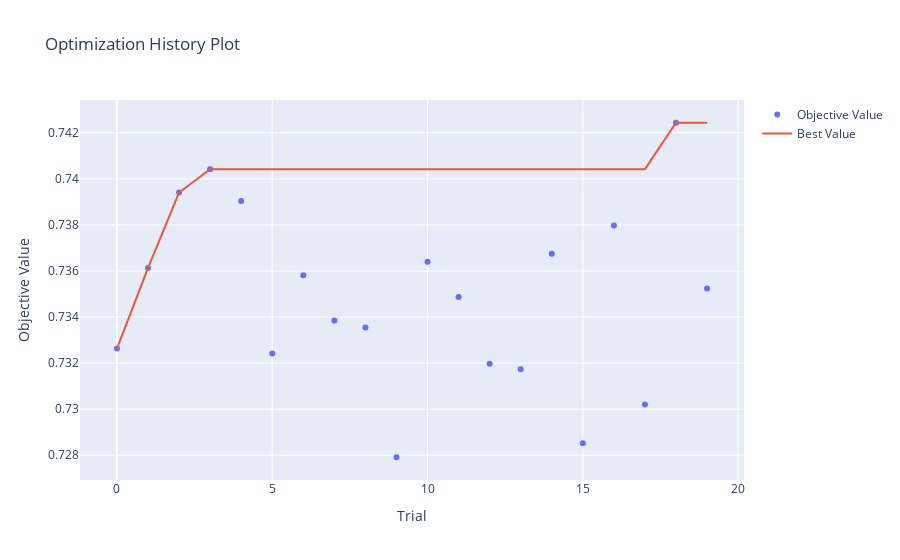
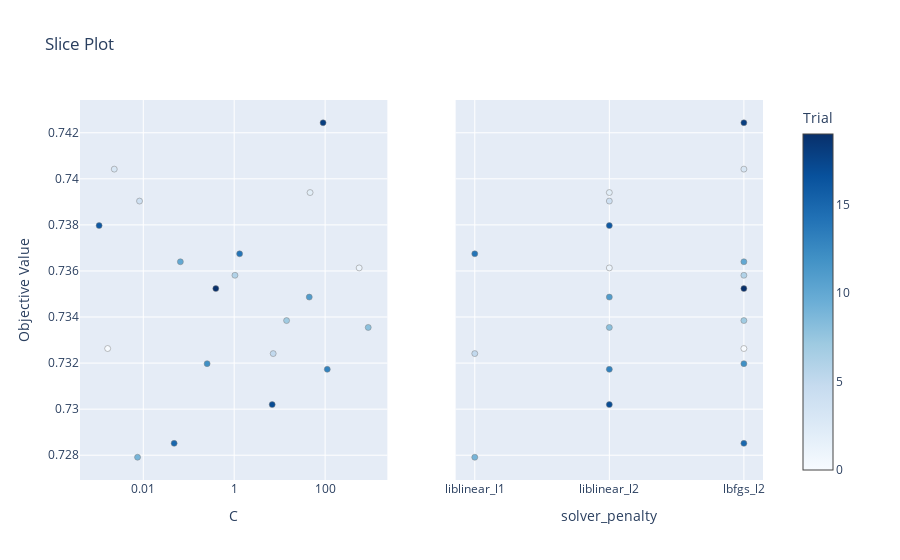
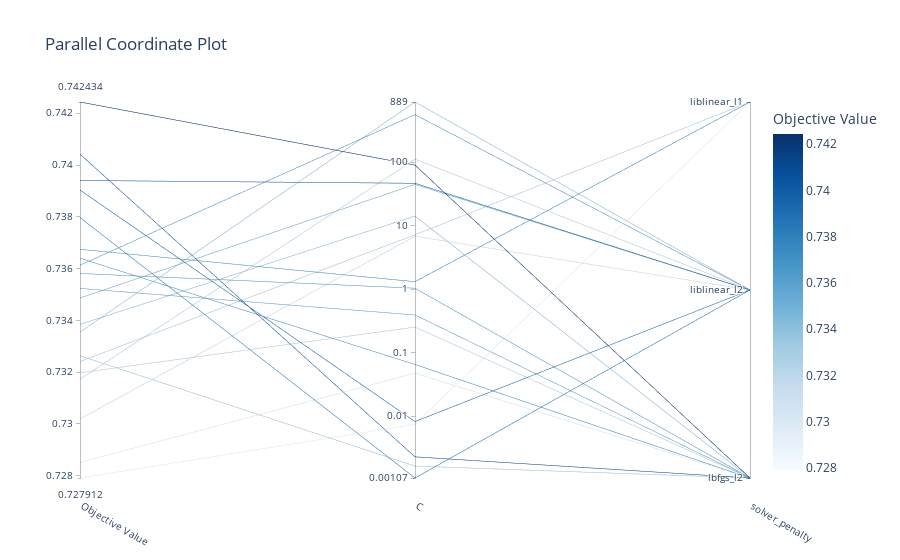
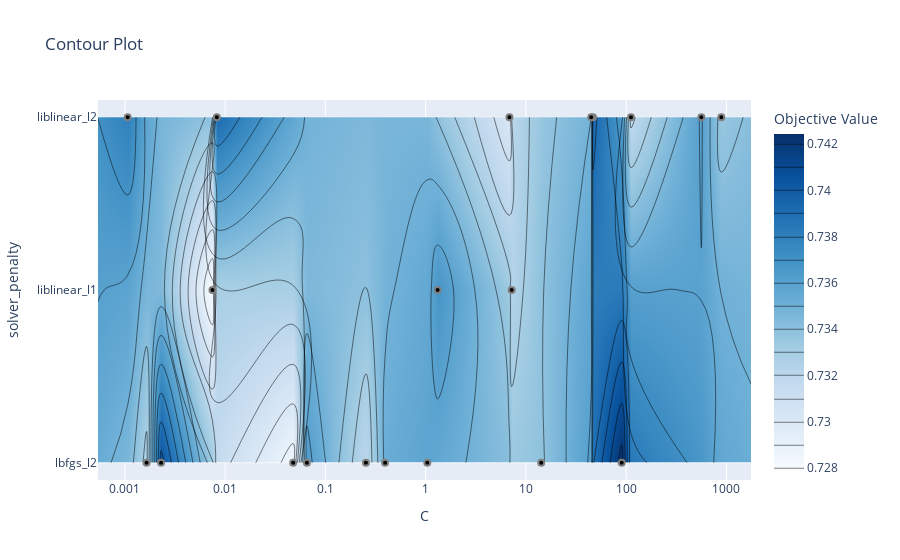

These figures' notebook cell, in order:
### Code cell
# Exibe os melhores resultados e parâmetros para cada modelo
for model_name in best_studies:
    print(f"Best F1 for {model_name}: {best_f1[model_name]}")
    print(f"Best Parameters for {model_name}: {best_params[model_name]}")

    print(f"Plots for model: {model_name}")
    fig_opt_history = plot_optimization_history(best_studies[model_name])
    fig_opt_history.show()

    fig_slice = plot_slice(best_studies[model_name])
    fig_slice.show()

    fig_parallel = plot_parallel_coordinate(best_studies[model_name])
    fig_parallel.show()

    fig_contour = plot_contour(best_studies[model_name])
    fig_contour.show()

    fig_param_importances = plot_param_importances(best_studies[model_name])
    fig_param_importances.show()

### Figure 1 — Plotly figure (JSON) as saved in the notebook; plotly's stock layout.template omitted (floating-point values rounded to 4 significant figures)
{"data": [{"mode": "markers", "name": "Objective Value", "type": "scatter", "x": [0, 1, 2, 3, 4, 5, 6, 7, 8, 9, 10, 11, 12, 13, 14, 15, 16, 17, 18, 19], "y": [0.7326, 0.7361, 0.7394, 0.7404, 0.739, 0.7324, 0.7358, 0.7338, 0.7335, 0.7279, 0.7364, 0.7349, 0.732, 0.7317, 0.7367, 0.7285, 0.738, 0.7302, 0.7424, 0.7352]}, {"mode": "lines", "name": "Best Value", "type": "scatter", "x": [0, 1, 2, 3, 4, 5, 6, 7, 8, 9, 10, 11, 12, 13, 14, 15, 16, 17, 18, 19], "y": [0.7326, 0.7361, 0.7394, 0.7404, 0.7404, 0.7404, 0.7404, 0.7404, 0.7404, 0.7404, 0.7404, 0.7404, 0.7404, 0.7404, 0.7404, 0.7404, 0.7404, 0.7404, 0.7424, 0.7424]}, {"marker": {"color": "#cccccc"}, "mode": "markers", "name": "Infeasible Trial", "showlegend": false, "type": "scatter", "x": [], "y": []}], "layout": {"title": {"text": "Optimization History Plot"}, "xaxis": {"title": {"text": "Trial"}}, "yaxis": {"title": {"text": "Objective Value"}}}}

### Figure 2 — Plotly figure (JSON) as saved in the notebook; plotly's stock layout.template omitted (floating-point values rounded to 4 significant figures)
{"data": [{"marker": {"color": [0, 1, 2, 3, 4, 5, 6, 7, 8, 9, 10, 11, 12, 13, 14, 15, 16, 17, 18, 19], "colorbar": {"title": {"text": "Trial"}, "x": 1, "xpad": 40}, "colorscale": [[0, "rgb(247,251,255)"], [0.125, "rgb(222,235,247)"], [0.25, "rgb(198,219,239)"], [0.375, "rgb(158,202,225)"], [0.5, "rgb(107,174,214)"], [0.625, "rgb(66,146,198)"], [0.75, "rgb(33,113,181)"], [0.875, "rgb(8,81,156)"], [1, "rgb(8,48,107)"]], "line": {"color": "Grey", "width": 0.5}, "showscale": true}, "mode": "markers", "name": "Feasible Trial", "showlegend": false, "type": "scatter", "x": [0.001646, 561.5, 46.67, 0.002297, 0.008263, 7.21, 1.039, 14.2, 888.7, 0.007476, 0.06542, 44.78, 0.2537, 111.6, 1.316, 0.04771, 0.001067, 6.849, 90.21, 0.3939], "xaxis": "x", "y": [0.7326, 0.7361, 0.7394, 0.7404, 0.739, 0.7324, 0.7358, 0.7338, 0.7335, 0.7279, 0.7364, 0.7349, 0.732, 0.7317, 0.7367, 0.7285, 0.738, 0.7302, 0.7424, 0.7352], "yaxis": "y"}, {"marker": {"color": [0, 1, 2, 3, 4, 5, 6, 7, 8, 9, 10, 11, 12, 13, 14, 15, 16, 17, 18, 19], "colorbar": {"title": {"text": "Trial"}, "x": 1, "xpad": 40}, "colorscale": [[0, "rgb(247,251,255)"], [0.125, "rgb(222,235,247)"], [0.25, "rgb(198,219,239)"], [0.375, "rgb(158,202,225)"], [0.5, "rgb(107,174,214)"], [0.625, "rgb(66,146,198)"], [0.75, "rgb(33,113,181)"], [0.875, "rgb(8,81,156)"], [1, "rgb(8,48,107)"]], "line": {"color": "Grey", "width": 0.5}, "showscale": false}, "mode": "markers", "name": "Feasible Trial", "showlegend": false, "type": "scatter", "x": ["lbfgs_l2", "liblinear_l2", "liblinear_l2", "lbfgs_l2", "liblinear_l2", "liblinear_l1", "lbfgs_l2", "lbfgs_l2", "liblinear_l2", "liblinear_l1", "lbfgs_l2", "liblinear_l2", "lbfgs_l2", "liblinear_l2", "liblinear_l1", "lbfgs_l2", "liblinear_l2", "liblinear_l2", "lbfgs_l2", "lbfgs_l2"], "xaxis": "x2", "y": [0.7326, 0.7361, 0.7394, 0.7404, 0.739, 0.7324, 0.7358, 0.7338, 0.7335, 0.7279, 0.7364, 0.7349, 0.732, 0.7317, 0.7367, 0.7285, 0.738, 0.7302, 0.7424, 0.7352], "yaxis": "y2"}], "layout": {"title": {"text": "Slice Plot"}, "xaxis": {"anchor": "y", "domain": [0, 0.45], "title": {"text": "C"}, "type": "log"}, "xaxis2": {"anchor": "y2", "categoryarray": ["liblinear_l1", "liblinear_l2", "lbfgs_l2"], "categoryorder": "array", "domain": [0.55, 1], "title": {"text": "solver_penalty"}, "type": "category"}, "yaxis": {"anchor": "x", "domain": [0, 1], "title": {"text": "Objective Value"}}, "yaxis2": {"anchor": "x2", "domain": [0, 1], "matches": "y", "showticklabels": false}}}

### Figure 3 — Plotly figure (JSON) as saved in the notebook; plotly's stock layout.template omitted (floating-point values rounded to 4 significant figures)
{"data": [{"dimensions": [{"label": "Objective Value", "range": [0.7279, 0.7424], "values": [0.7326, 0.7361, 0.7394, 0.7404, 0.739, 0.7324, 0.7358, 0.7338, 0.7335, 0.7279, 0.7364, 0.7349, 0.732, 0.7317, 0.7367, 0.7285, 0.738, 0.7302, 0.7424, 0.7352]}, {"label": "C", "range": [-2.972, 2.949], "ticktext": ["0.00107", "0.01", "0.1", "1", "10", "100", "889"], "tickvals": [-2.972, -2, -1, 0, 1, 2, 2.949], "values": [-2.784, 2.749, 1.669, -2.639, -2.083, 0.8579, 0.01653, 1.152, 2.949, -2.126, -1.184, 1.651, -0.5956, 2.048, 0.1191, -1.321, -2.972, 0.8356, 1.955, -0.4046]}, {"label": "solver_penalty", "range": [0, 2], "ticktext": ["lbfgs_l2", "liblinear_l2", "liblinear_l1"], "tickvals": [0, 1, 2], "values": [0, 1, 1, 0, 1, 2, 0, 0, 1, 2, 0, 1, 0, 1, 2, 0, 1, 1, 0, 0]}], "labelangle": 30, "labelside": "bottom", "line": {"color": [0.7326, 0.7361, 0.7394, 0.7404, 0.739, 0.7324, 0.7358, 0.7338, 0.7335, 0.7279, 0.7364, 0.7349, 0.732, 0.7317, 0.7367, 0.7285, 0.738, 0.7302, 0.7424, 0.7352], "colorbar": {"title": {"text": "Objective Value"}}, "colorscale": [[0, "rgb(247,251,255)"], [0.125, "rgb(222,235,247)"], [0.25, "rgb(198,219,239)"], [0.375, "rgb(158,202,225)"], [0.5, "rgb(107,174,214)"], [0.625, "rgb(66,146,198)"], [0.75, "rgb(33,113,181)"], [0.875, "rgb(8,81,156)"], [1, "rgb(8,48,107)"]], "reversescale": false, "showscale": true}, "type": "parcoords"}], "layout": {"title": {"text": "Parallel Coordinate Plot"}}}

### Figure 4 — Plotly figure (JSON) as saved in the notebook; plotly's stock layout.template omitted (floating-point values rounded to 4 significant figures)
{"data": [{"colorbar": {"title": {"text": "Objective Value"}}, "colorscale": [[0, "rgb(247,251,255)"], [0.125, "rgb(222,235,247)"], [0.25, "rgb(198,219,239)"], [0.375, "rgb(158,202,225)"], [0.5, "rgb(107,174,214)"], [0.625, "rgb(66,146,198)"], [0.75, "rgb(33,113,181)"], [0.875, "rgb(8,81,156)"], [1, "rgb(8,48,107)"]], "connectgaps": true, "contours": {"coloring": "heatmap"}, "hoverinfo": "none", "line": {"smoothing": 1.3}, "reversescale": false, "type": "contour", "x": [0.0005397, 0.001067, 0.001646, 0.002297, 0.007476, 0.008263, 0.04771, 0.06542, 0.2537, 0.3939, 1.039, 1.316, 6.849, 7.21, 14.2, 44.78, 46.67, 90.21, 111.6, 561.5, 888.7, 1757.0], "y": ["lbfgs_l2", "liblinear_l1", "liblinear_l2"], "z": [[null, null, 0.7326, 0.7404, null, null, 0.7285, 0.7364, 0.732, 0.7352, 0.7358, null, null, null, 0.7338, null, null, 0.7424, null, null, null, null], [null, null, null, null, 0.7279, null, null, null, null, null, null, 0.7367, null, 0.7324, null, null, null, null, null, null, null, null], [null, 0.738, null, null, null, 0.739, null, null, null, null, null, null, 0.7302, null, null, 0.7349, 0.7394, null, 0.7317, 0.7361, 0.7335, null]]}, {"marker": {"color": "black", "line": {"color": "Gray", "width": 2}}, "mode": "markers", "name": "Feasible Trial", "showlegend": false, "type": "scatter", "x": [0.001646, 561.5, 46.67, 0.002297, 0.008263, 7.21, 1.039, 14.2, 888.7, 0.007476, 0.06542, 44.78, 0.2537, 111.6, 1.316, 0.04771, 0.001067, 6.849, 90.21, 0.3939], "y": ["lbfgs_l2", "liblinear_l2", "liblinear_l2", "lbfgs_l2", "liblinear_l2", "liblinear_l1", "lbfgs_l2", "lbfgs_l2", "liblinear_l2", "liblinear_l1", "lbfgs_l2", "liblinear_l2", "lbfgs_l2", "liblinear_l2", "liblinear_l1", "lbfgs_l2", "liblinear_l2", "liblinear_l2", "lbfgs_l2", "lbfgs_l2"]}, {"marker": {"color": "#cccccc", "line": {"color": "Gray", "width": 2}}, "mode": "markers", "name": "Infeasible Trial", "showlegend": false, "type": "scatter", "x": [], "y": []}], "layout": {"title": {"text": "Contour Plot"}, "xaxis": {"range": [-3.268, 3.245], "title": {"text": "C"}, "type": "log"}, "yaxis": {"range": [-0.1, 2.1], "title": {"text": "solver_penalty"}, "type": "category"}}}
